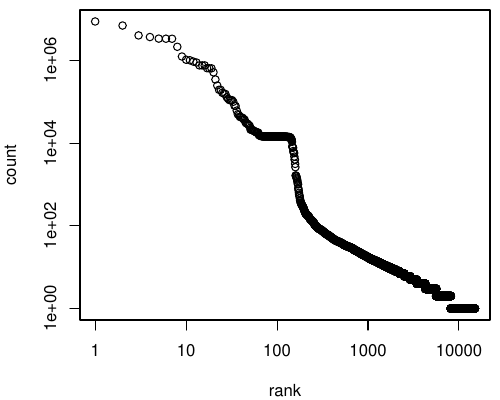

The script that saved this image:
#!/usr/bin/r

typerankdata = read.csv("../types/type-ranks.csv", header=TRUE)

pdf("typedist.pdf", width=5, height=5)

plot( count ~ rank, data = typerankdata, log = "xy", main = "Frequency distribution of types" )
c
